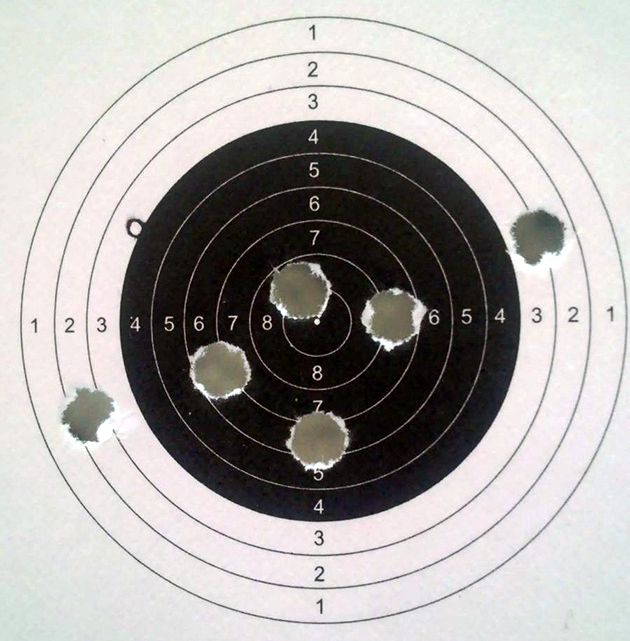
#> input picture datasets/examples/easy.png, 630 x 641 px, found by its file name; its folder holds only this picture in this run
$ python 4_contrast_residual_detection.py
#> lines starting #> are read from the running program, lines starting #| are printed output that depends on the picture; after the words box and inside, x2 and y2 are one past the last pixel; in counts of white or black regions, pixels touching at a corner belong together
import cv2
import os
import numpy as np

EXAMPLES_DIR = 'datasets/examples'
OUTPUT_DIR = 'Playground/output/contrast_residual_detection'

# All lengths are fractions of min(height, width): the target fills most of the
# frame in every example, so this is what makes one setting work across
# resolutions from 355px to 1000px. Values come from a multi-start coordinate
# ascent on the ground truth above (see the note at the bottom of INFO.md).
BACKGROUND_SCALE = 0.13    # median window; must be wider than a hole
STROKE_SCALE = 0.014       # opening radius; must exceed the widest print stroke
CLOSE_SCALE = 0.008        # bridges the ragged rim of a hole into one blob
MIN_RADIUS_SCALE = 0.004
MAX_RADIUS_SCALE = 0.055

THRESHOLD_FRACTION = 0.55  # of Otsu, to keep low-contrast holes on the bull
SPLIT_AREA_FACTOR = 0.4    # of max hole area, above which we try to split
PEAK_FRACTION = 0.70       # distance-transform peak height for a split marker
MIN_CIRCULARITY = 0.45
MIN_SOLIDITY = 0.72


def save(stage, img_name, img):
    os.makedirs(OUTPUT_DIR + '/' + stage, exist_ok=True)
    cv2.imwrite(OUTPUT_DIR + '/' + stage + '/' + img_name, img)


def odd(value, minimum=3):
    return max(minimum, int(value) | 1)


def ellipse(size):
    return cv2.getStructuringElement(cv2.MORPH_ELLIPSE, (size, size))


def residual(img, scale):
    """Local-contrast residual that is blind to polarity.

    A hole takes its colour from whatever sits behind the target, so within a
    single image it can be darker than the paper *and* lighter than the bull.
    A median over a window wider than a hole reconstructs the printed
    background as if the hole were not there, so the absolute difference
    responds to "differs from its local surroundings" in either direction.

    Median rather than a morphological top-hat/black-hat pair: the hat
    transforms need a structuring element bigger than a hole, but in easy.png
    the rings sit closer together than a hole is wide, so such an element also
    erases the gaps between rings and lights up the whole target face.
    """
    background = cv2.medianBlur(img, odd(scale * BACKGROUND_SCALE))
    return cv2.absdiff(img, background)


def split_blob(mask):
    """Separate touching shots inside one connected component.

    Distance-transform peaks give one marker per shot and watershed grows them
    back out. PEAK_FRACTION is high so that a single ragged hole keeps exactly
    one maximum rather than being torn into pieces.
    """
    dist = cv2.distanceTransform(mask, cv2.DIST_L2, 5)
    if dist.max() == 0:
        return [mask]

    _, peaks = cv2.threshold(dist, PEAK_FRACTION * dist.max(), 255, cv2.THRESH_BINARY)
    peaks = np.uint8(peaks)

    count, markers = cv2.connectedComponents(peaks)
    if count <= 2:  # background + one peak -> nothing to split
        return [mask]

    # Watershed needs a 3-channel image, and the pixels it must assign set to 0.
    markers = markers + 1
    markers[cv2.subtract(mask, peaks) == 255] = 0
    cv2.watershed(cv2.cvtColor(mask, cv2.COLOR_GRAY2BGR), markers)

    return [np.uint8(markers == label) * 255 for label in range(2, count + 1)]


def accept(contour, min_area, max_area):
    """Shape gate: keeps ragged holes, rejects leftover print fragments."""
    area = cv2.contourArea(contour)
    if not (min_area < area < max_area):
        return False

    perimeter = cv2.arcLength(contour, True)
    if perimeter == 0:
        return False

    if 4 * np.pi * area / (perimeter ** 2) < MIN_CIRCULARITY:
        return False

    hull_area = cv2.contourArea(cv2.convexHull(contour))
    if hull_area == 0 or area / hull_area < MIN_SOLIDITY:
        return False

    return True


def find_holes(img_gray, img_name=None):
    """Return [(x, y, radius)] for every detected hole."""
    scale = min(img_gray.shape)
    min_area = np.pi * (scale * MIN_RADIUS_SCALE) ** 2
    max_area = np.pi * (scale * MAX_RADIUS_SCALE) ** 2

    img_residual = residual(img_gray, scale)

    # Otsu sits too high when a few high-contrast holes dominate the histogram,
    # which loses the faint ones on the black bull, so cut at a fraction of it.
    otsu, _ = cv2.threshold(img_residual, 0, 255, cv2.THRESH_BINARY + cv2.THRESH_OTSU)
    _, mask = cv2.threshold(img_residual, max(6.0, otsu * THRESHOLD_FRACTION),
                            255, cv2.THRESH_BINARY)

    # Ring lines and digit strokes are narrower than a hole, so an opening at
    # stroke scale removes them; the closing then seals a hole's ragged rim.
    mask = cv2.morphologyEx(mask, cv2.MORPH_OPEN, ellipse(odd(scale * STROKE_SCALE)))
    mask = cv2.morphologyEx(mask, cv2.MORPH_CLOSE, ellipse(odd(scale * CLOSE_SCALE)))

    # A hole photographs as a bright torn rim around a differently-coloured
    # centre, so the mask is often an annulus. Fill it to get one solid blob.
    contours, _ = cv2.findContours(mask, cv2.RETR_EXTERNAL, cv2.CHAIN_APPROX_NONE)
    mask = np.zeros_like(mask)
    cv2.drawContours(mask, contours, -1, 255, -1)

    if img_name is not None:
        save('residual', img_name, img_residual)
        save('mask', img_name, mask)

    contours, _ = cv2.findContours(mask, cv2.RETR_EXTERNAL, cv2.CHAIN_APPROX_NONE)

    candidates = []
    for contour in contours:
        if cv2.contourArea(contour) <= SPLIT_AREA_FACTOR * max_area:
            candidates.append(contour)
            continue

        component = np.zeros_like(mask)
        cv2.drawContours(component, [contour], -1, 255, -1)
        for piece in split_blob(component):
            pieces, _ = cv2.findContours(piece, cv2.RETR_EXTERNAL, cv2.CHAIN_APPROX_NONE)
            candidates.extend(pieces)

    holes = []
    for contour in candidates:
        if not accept(contour, min_area, max_area):
            continue
        (x, y), radius = cv2.minEnclosingCircle(contour)
        holes.append((x, y, radius))

    return holes


def detect(img_name):
#> called with img_name = 'easy.png'
    img = cv2.imread(EXAMPLES_DIR + '/' + img_name)
#> img is the input picture: shape (641, 630, 3); mean B, G, R 166.7, 168.8, 171.9

    if img is None:
        print(f"Skipping {img_name} — could not load as image")
        return

    img_gray = cv2.cvtColor(img, cv2.COLOR_BGR2GRAY)
    holes = find_holes(img_gray, img_name)
#> in residual, `background = cv2.medianBlur(img, odd(scale * BACKGROUND_SCALE))`:
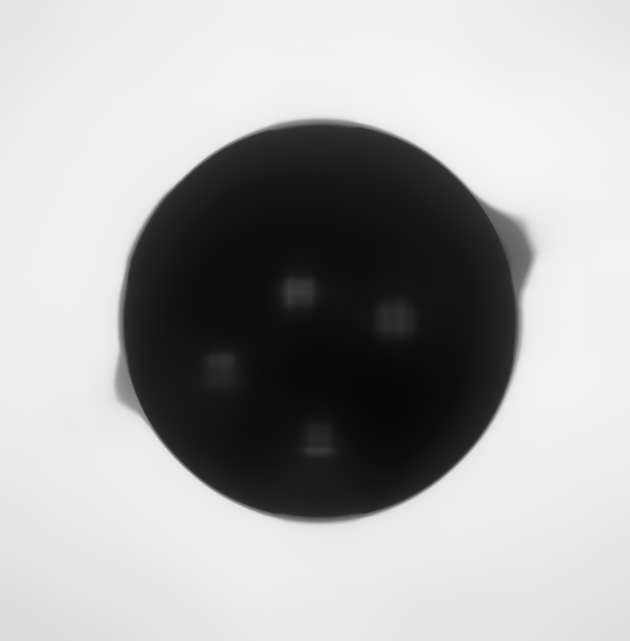
#> background: shape (641, 630); min 8, max 244, mean 169.3
#> in residual, `return cv2.absdiff(img, background)`:
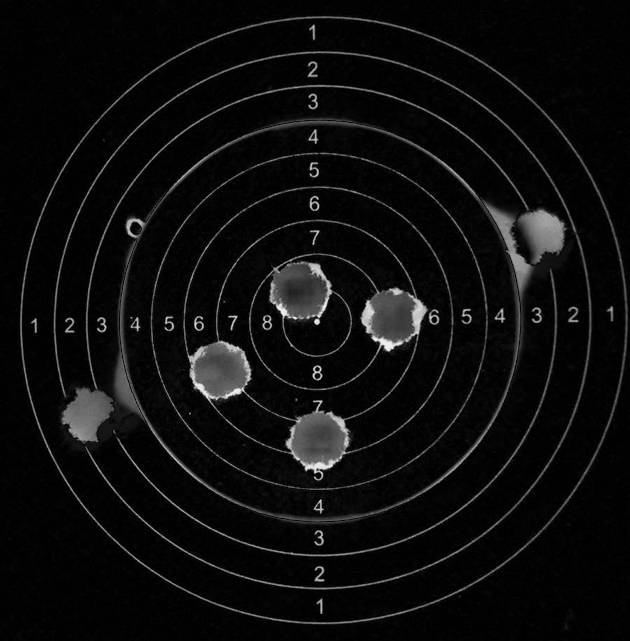
#> returned value: shape (641, 630); min 0, max 241, mean 12.9
#> in find_holes, `otsu, _ = cv2.threshold(img_residual, 0, 255, cv2.THRESH_BINARY + cv2...`: otsu = 52
#> in find_holes, `_, mask = cv2.threshold(img_residual, max(6.0, otsu * THRESHOLD_FRACTI..`:
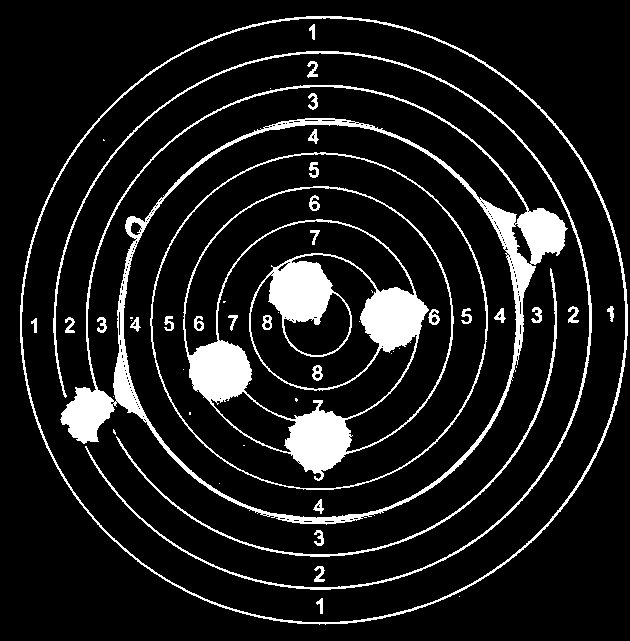
#> mask: shape (641, 630); 10.9% white; 53 white regions (21 under 20 px), largest, box (x1, y1, x2, y2) and area: (183, 186, 454, 481) 15724, (60, 85, 568, 525) 13274, (20, 16, 628, 625) 4736
#> in find_holes, `mask = cv2.morphologyEx(mask, cv2.MORPH_OPEN, ellipse(odd(scale * STRO..`:
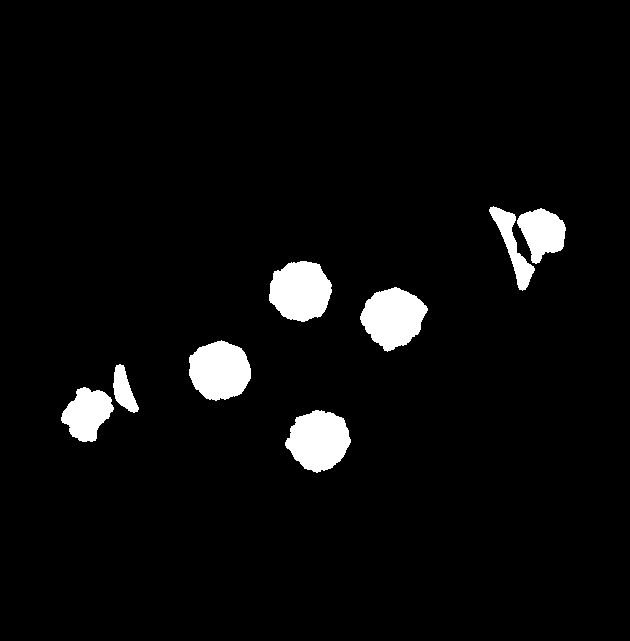
#> mask: shape (641, 630); 4.3% white; 8 white regions, largest, box (x1, y1, x2, y2) and area: (360, 287, 428, 352) 2943, (285, 410, 351, 473) 2939, (269, 261, 332, 322) 2932
#> in find_holes, `mask = cv2.morphologyEx(mask, cv2.MORPH_CLOSE, ellipse(odd(scale * CLO..`: mask: shape (641, 630); 4.3% white; 6 white regions
#> in find_holes, `contours, _ = cv2.findContours(mask, cv2.RETR_EXTERNAL, cv2.CHAIN_APPR..`: contours = 6 contours; box (x1, y1, x2, y2) and area: (489, 206, 566, 291) 3240, (360, 287, 428, 352) 2860, (285, 410, 351, 473) 2856, (269, 261, 332, 322) 2846, (189, 340, 251, 401) 2794, (61, 364, 139, 442) 2460
#> in find_holes, `cv2.drawContours(mask, contours, -1, 255, -1)`: mask: shape (641, 630); 4.4% white; 6 white regions, box (x1, y1, x2, y2) and area: (489, 206, 566, 291) 3365, (360, 287, 428, 352) 2951, (285, 410, 351, 473) 2949, (269, 261, 332, 322) 2938, (189, 340, 251, 401) 2884, (61, 364, 139, 442) 2594
#> the loop in find_holes, `for contour in contours:` made 6 passes
#> pass 1, in split_blob, `dist = cv2.distanceTransform(mask, cv2.DIST_L2, 5)`:
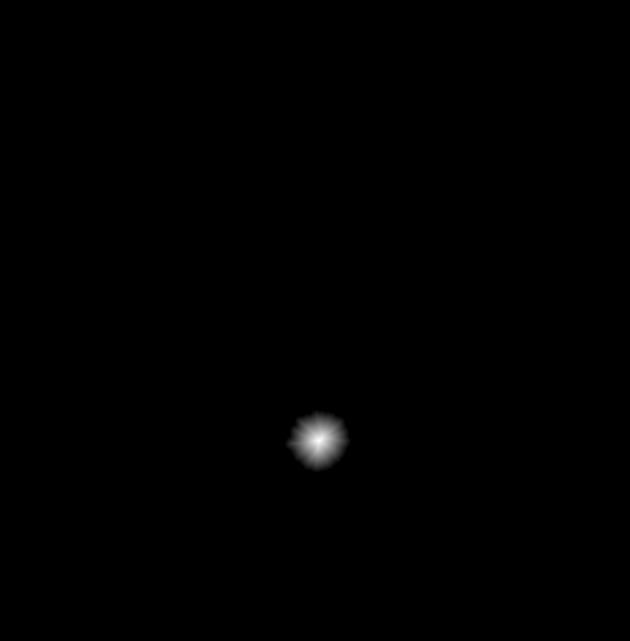
#> dist: shape (641, 630) float32; min 0, max 28.56, mean 0.1; drawn with min black and max white
#> pass 1, in split_blob, `_, peaks = cv2.threshold(dist, PEAK_FRACTION * dist.max(), 255, cv2.TH..`:
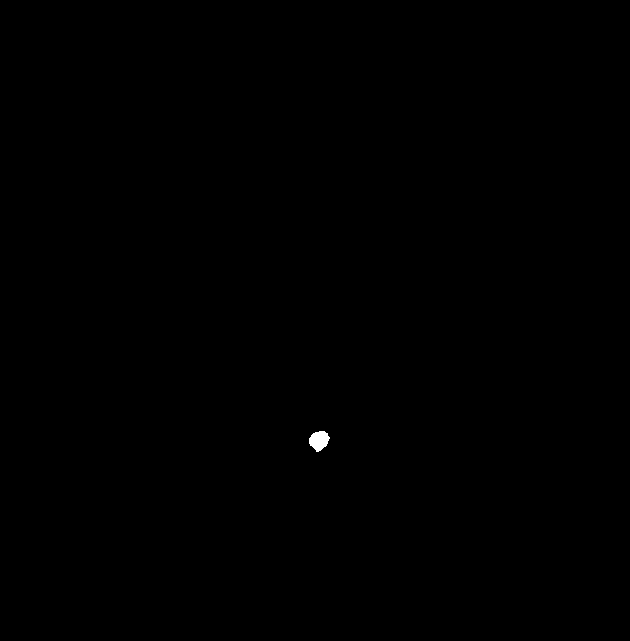
#> peaks: shape (641, 630) float32; 0.08% white; 1 white region, box (x1, y1, x2, y2) and area: (309, 431, 330, 452) 304
#> after the loop in find_holes, `for contour in contours:`:
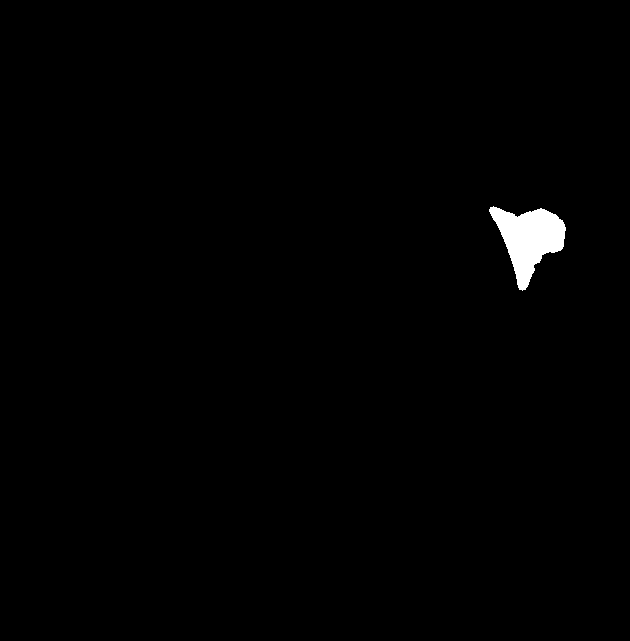
#> component: shape (641, 630); 0.83% white; 1 white region
#> after the loop in find_holes, `for contour in contours:`: candidates has the same summary as contours
#> in find_holes, `holes = []`: holes = []
#> the loop in find_holes, `for contour in candidates:` made 6 passes
#> (area in accept, perimeter in accept, hull_area in accept, x, y, radius) on passes 1, 3, 4, 5, 6: (2855.5, 214.4, 2975, 317.5, 439, 33.04), (2794.5, 207.2, 2868, 218.8, 369.5, 32.33), (2860, 215.6, 2981.5, 394.2, 317.6, 34.2), (2845.5, 211.6, 2958, 300, 290.4, 32.49), (3240, 287.8, 3999.5, 520.7, 242.8, 47.19)
#> (area in accept, perimeter in accept) on pass 2: (2459.5, 308)
#> after the loop in find_holes, `for contour in candidates:`: holes = [(317.5, 439, 33.04), (218.8, 369.5, 32.33), (394.2, 317.6, 34.2), (300, 290.4, 32.49), (520.7, 242.8, 47.19)]
    print(f"{img_name:36s} {len(holes):2d} holes")
#| easy.png                              5 holes

    for x, y, radius in holes:
        cv2.circle(img, (int(x), int(y)), int(radius), (0, 255, 0), 2)
#> this loop made 5 passes

    save('labelled', img_name, img)


for img_name in sorted(os.listdir(EXAMPLES_DIR)):
    detect(img_name)
